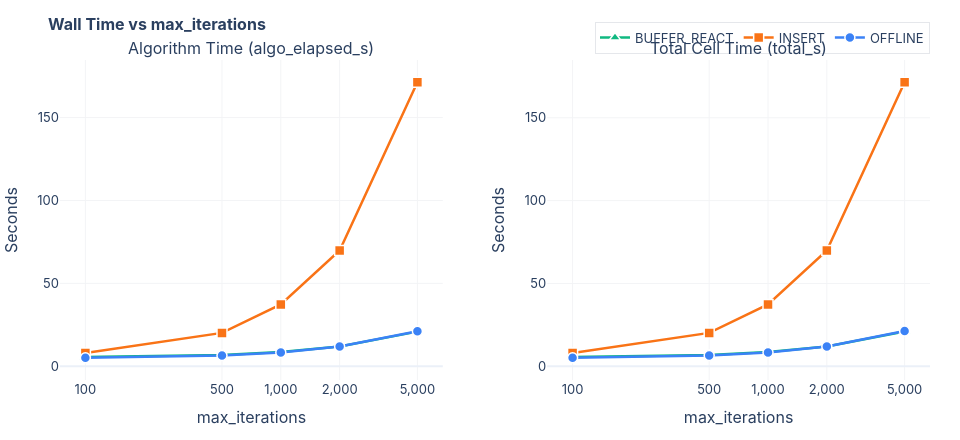

Notebook code for this chart:
### Markdown cell above
## 4. Wall Time vs max_iterations

### Code cell
fig = make_subplots(
    rows=1, cols=2,
    subplot_titles=('Algorithm Time (algo_elapsed_s)', 'Total Cell Time (total_s)'),
    horizontal_spacing=0.12,
)

for algo in sorted(df['algorithm'].unique()):
    grp = df[df['algorithm'] == algo].sort_values('max_iter')
    color = COLORS.get(algo, '#6B7280')
    symbol = SYMBOLS.get(algo, 'circle')

    shared_kwargs = dict(
        name=algo,
        line=dict(color=color, width=2.5),
        marker=dict(symbol=symbol, size=10, color=color, line=dict(color='white', width=1.5)),
        legendgroup=algo,
    )

    fig.add_trace(go.Scatter(
        x=grp['max_iter'], y=grp['algo_elapsed_s'],
        mode='lines+markers',
        customdata=np.stack([grp['driver_move_distance_km'], grp['total_s']], axis=-1),
        hovertemplate=(
            f'<b>{algo}</b><br>'
            'max_iter: %{x:,}<br>'
            'Algo time: <b>%{y:.2f}s</b><br>'
            'F.O (move dist): %{customdata[0]:.2f} km<br>'
            'Total cell time: %{customdata[1]:.2f}s'
            '<extra></extra>'
        ),
        **shared_kwargs,
    ), row=1, col=1)

    fig.add_trace(go.Scatter(
        x=grp['max_iter'], y=grp['total_s'],
        mode='lines+markers',
        showlegend=False,
        customdata=np.stack([grp['algo_elapsed_s'], grp['evaluate_s']], axis=-1),
        hovertemplate=(
            f'<b>{algo}</b><br>'
            'max_iter: %{x:,}<br>'
            'Total time: <b>%{y:.2f}s</b><br>'
            'Algo: %{customdata[0]:.2f}s | Eval: %{customdata[1]:.3f}s'
            '<extra></extra>'
        ),
        **shared_kwargs,
    ), row=1, col=2)

tick_vals = sorted(df['max_iter'].unique())
tick_text = [f'{v:,}' for v in tick_vals]

for col_idx in [1, 2]:
    fig.update_xaxes(
        type='log', tickvals=tick_vals, ticktext=tick_text,
        title_text='max_iterations', gridcolor='#f3f4f6', row=1, col=col_idx,
    )
    fig.update_yaxes(title_text='Seconds', gridcolor='#f3f4f6', row=1, col=col_idx)

fig.update_layout(
    **LAYOUT_DEFAULTS,
    title=dict(text='<b>Wall Time vs max_iterations</b>', font=dict(size=16)),
    height=440,
    width=960,
)
fig.show()

### Figure 1 — Plotly figure (JSON) as saved in the notebook; plotly's stock layout.template omitted (floating-point values rounded to 4 significant figures)
{"data": [{"customdata": [[748.1, 5.683], [748.1, 6.856], [748.1, 8.577], [745.1, 11.95], [745.1, 21.02]], "hovertemplate": "<b>BUFFER_REACT</b><br>max_iter: %{x:,}<br>Algo time: <b>%{y:.2f}s</b><br>F.O (move dist): %{customdata[0]:.2f} km<br>Total cell time: %{customdata[1]:.2f}s<extra></extra>", "legendgroup": "BUFFER_REACT", "line": {"color": "#10B981", "width": 2.5}, "marker": {"color": "#10B981", "line": {"color": "white", "width": 1.5}, "size": 10, "symbol": "triangle-up"}, "mode": "lines+markers", "name": "BUFFER_REACT", "type": "scatter", "x": [100, 500, 1000, 2000, 5000], "xaxis": "x", "y": [5.642, 6.807, 8.522, 11.88, 20.89], "yaxis": "y"}, {"customdata": [[5.642, 0.0284], [6.807, 0.0301], [8.522, 0.0286], [11.88, 0.0283], [20.89, 0.0293]], "hovertemplate": "<b>BUFFER_REACT</b><br>max_iter: %{x:,}<br>Total time: <b>%{y:.2f}s</b><br>Algo: %{customdata[0]:.2f}s | Eval: %{customdata[1]:.3f}s<extra></extra>", "legendgroup": "BUFFER_REACT", "line": {"color": "#10B981", "width": 2.5}, "marker": {"color": "#10B981", "line": {"color": "white", "width": 1.5}, "size": 10, "symbol": "triangle-up"}, "mode": "lines+markers", "name": "BUFFER_REACT", "showlegend": false, "type": "scatter", "x": [100, 500, 1000, 2000, 5000], "xaxis": "x2", "y": [5.683, 6.856, 8.577, 11.95, 21.02], "yaxis": "y2"}, {"customdata": [[95.79, 8.066], [125.5, 20.16], [107.9, 37.31], [112.4, 69.94], [101.6, 171.4]], "hovertemplate": "<b>INSERT</b><br>max_iter: %{x:,}<br>Algo time: <b>%{y:.2f}s</b><br>F.O (move dist): %{customdata[0]:.2f} km<br>Total cell time: %{customdata[1]:.2f}s<extra></extra>", "legendgroup": "INSERT", "line": {"color": "#F97316", "width": 2.5}, "marker": {"color": "#F97316", "line": {"color": "white", "width": 1.5}, "size": 10, "symbol": "square"}, "mode": "lines+markers", "name": "INSERT", "type": "scatter", "x": [100, 500, 1000, 2000, 5000], "xaxis": "x", "y": [8.029, 20.12, 37.27, 69.88, 171.3], "yaxis": "y"}, {"customdata": [[8.029, 0.0239], [20.12, 0.0233], [37.27, 0.0264], [69.88, 0.0236], [171.3, 0.0246]], "hovertemplate": "<b>INSERT</b><br>max_iter: %{x:,}<br>Total time: <b>%{y:.2f}s</b><br>Algo: %{customdata[0]:.2f}s | Eval: %{customdata[1]:.3f}s<extra></extra>", "legendgroup": "INSERT", "line": {"color": "#F97316", "width": 2.5}, "marker": {"color": "#F97316", "line": {"color": "white", "width": 1.5}, "size": 10, "symbol": "square"}, "mode": "lines+markers", "name": "INSERT", "showlegend": false, "type": "scatter", "x": [100, 500, 1000, 2000, 5000], "xaxis": "x2", "y": [8.066, 20.16, 37.31, 69.94, 171.4], "yaxis": "y2"}, {"customdata": [[748.1, 5.16], [748.1, 6.553], [748.1, 8.313], [745.1, 11.93], [745.1, 21.25]], "hovertemplate": "<b>OFFLINE</b><br>max_iter: %{x:,}<br>Algo time: <b>%{y:.2f}s</b><br>F.O (move dist): %{customdata[0]:.2f} km<br>Total cell time: %{customdata[1]:.2f}s<extra></extra>", "legendgroup": "OFFLINE", "line": {"color": "#3B82F6", "width": 2.5}, "marker": {"color": "#3B82F6", "line": {"color": "white", "width": 1.5}, "size": 10, "symbol": "circle"}, "mode": "lines+markers", "name": "OFFLINE", "type": "scatter", "x": [100, 500, 1000, 2000, 5000], "xaxis": "x", "y": [5.119, 6.508, 8.259, 11.86, 21.11], "yaxis": "y"}, {"customdata": [[5.119, 0.0292], [6.508, 0.0278], [8.259, 0.0282], [11.86, 0.0279], [21.11, 0.0283]], "hovertemplate": "<b>OFFLINE</b><br>max_iter: %{x:,}<br>Total time: <b>%{y:.2f}s</b><br>Algo: %{customdata[0]:.2f}s | Eval: %{customdata[1]:.3f}s<extra></extra>", "legendgroup": "OFFLINE", "line": {"color": "#3B82F6", "width": 2.5}, "marker": {"color": "#3B82F6", "line": {"color": "white", "width": 1.5}, "size": 10, "symbol": "circle"}, "mode": "lines+markers", "name": "OFFLINE", "showlegend": false, "type": "scatter", "x": [100, 500, 1000, 2000, 5000], "xaxis": "x2", "y": [5.16, 6.553, 8.313, 11.93, 21.25], "yaxis": "y2"}], "layout": {"annotations": [{"font": {"size": 16}, "showarrow": false, "text": "Algorithm Time (algo_elapsed_s)", "x": 0.22, "xanchor": "center", "xref": "paper", "y": 1, "yanchor": "bottom", "yref": "paper"}, {"font": {"size": 16}, "showarrow": false, "text": "Total Cell Time (total_s)", "x": 0.78, "xanchor": "center", "xref": "paper", "y": 1, "yanchor": "bottom", "yref": "paper"}], "font": {"family": "Inter, system-ui, sans-serif", "size": 13}, "height": 440, "hoverlabel": {"bgcolor": "white", "font": {"size": 12}}, "legend": {"bgcolor": "rgba(255,255,255,0.8)", "bordercolor": "#e5e7eb", "borderwidth": 1, "orientation": "h", "x": 1, "xanchor": "right", "y": 1.02, "yanchor": "bottom"}, "margin": {"b": 60, "l": 60, "r": 30, "t": 60}, "title": {"font": {"size": 16}, "text": "<b>Wall Time vs max_iterations</b>"}, "width": 960, "xaxis": {"anchor": "y", "domain": [0, 0.44], "gridcolor": "#f3f4f6", "ticktext": ["100", "500", "1,000", "2,000", "5,000"], "tickvals": [100, 500, 1000, 2000, 5000], "title": {"text": "max_iterations"}, "type": "log"}, "xaxis2": {"anchor": "y2", "domain": [0.56, 1], "gridcolor": "#f3f4f6", "ticktext": ["100", "500", "1,000", "2,000", "5,000"], "tickvals": [100, 500, 1000, 2000, 5000], "title": {"text": "max_iterations"}, "type": "log"}, "yaxis": {"anchor": "x", "domain": [0, 1], "gridcolor": "#f3f4f6", "title": {"text": "Seconds"}}, "yaxis2": {"anchor": "x2", "domain": [0, 1], "gridcolor": "#f3f4f6", "title": {"text": "Seconds"}}}}
